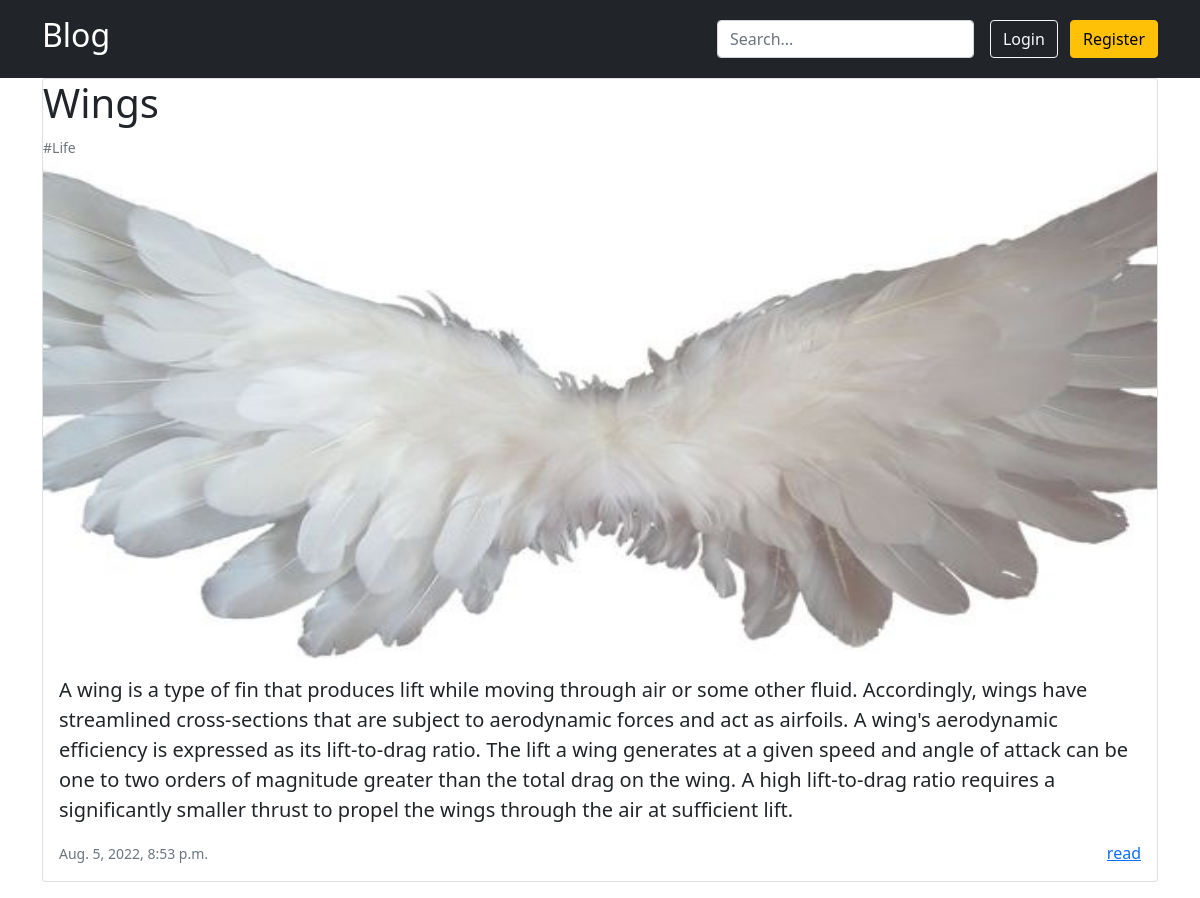
Screenshot of /category/life/ with the database file from the repository.
### post/models.py (models this page shows, shortened)
class Post(models.Model):
    title = models.CharField(max_length=150)
    slug = models.SlugField(unique=True, db_index=True,verbose_name="Url")
    content = models.TextField()
    photo = models.ImageField(upload_to="photo/%Y/%m/%d")
    time_created = models.DateTimeField(auto_now_add=True)
    time_updated = models.DateTimeField(auto_now=True)
    cat = models.ManyToManyField('Category')
    def get_absolute_url(self):
        return reverse('post_page', kwargs={'post_slug': self.slug})
    class Meta:
        ordering = ["time_created","title"]

class Category(models.Model):
    name = models.CharField(max_length=50, db_index=True)
    slug = models.SlugField(unique=True, db_index=True, verbose_name="Url")
    def get_absolute_url(self):
        return reverse('category', kwargs={'cat_slug': self.slug})

### post/views.py (the view)
# urls.py: path('category/<slug:cat_slug>/', PostCategory.as_view(), name='category'),
class PostCategory(DataMixin, ListView):
    def get_context_data(self, *, object_list=None, **kwargs):
        cat = Category.objects.get(slug=self.kwargs['cat_slug'])
        context = super().get_context_data(**kwargs)
        context['title'] = "Category - " +(cat.name)
        return context
    def get_queryset(self):
        return Post.objects.filter(cat__slug=self.kwargs['cat_slug']).prefetch_related('cat')

### post/templates/post/posts.html (shortened to what this page needs)
{% extends 'post/base.html' %}
{% block content %}
<div class="container">
{% for post in posts %}
    <div class="card mb-3">
        <h1 class="card-title">{{post.title}}</h1>
        {% for cat in post.cat.all %}
          <a style="text-decoration: none" href="{{cat.get_absolute_url}}"><small class="text-muted">#{{cat.name}} </small></a>
        {% endfor %}
        <img class="card-img-top img-fluid" style="height: 500px" src="{{post.photo.url}}" alt="Card image cap">
      <div class="card-body">
        <p class="card-text fs-5">{{post.content | truncatewords:100}}</p>
        <p class="card-text"><small class="text-muted">{{post.time_created}}</small><a class="float-end" href="{{ post.get_absolute_url }}">read</a></p>
      </div>
    </div>
{%endfor%}
</div>
{% endblock %}

### rows the page displays
Post: title "Wings", photo (picture), content "A wing is a type of fin that produces lift while moving through air or some other fluid. Accordingly, wings have streamlined cross-sections that are subject to aerodynamic forces and act as airfoils. A wing's aerodynamic efficiency is expressed as its lift-to-drag ratio. The lift a wing generates at a given speed and angle of attack can be one to two orders of magnitude greater than the total drag on the wing. A high lift-to-drag ratio requires a significantly smaller thrust to propel the wings through the air at sufficient lift.", time_created "Aug. 5, 2022, 8:53 p.m."
Category: name "Life"
